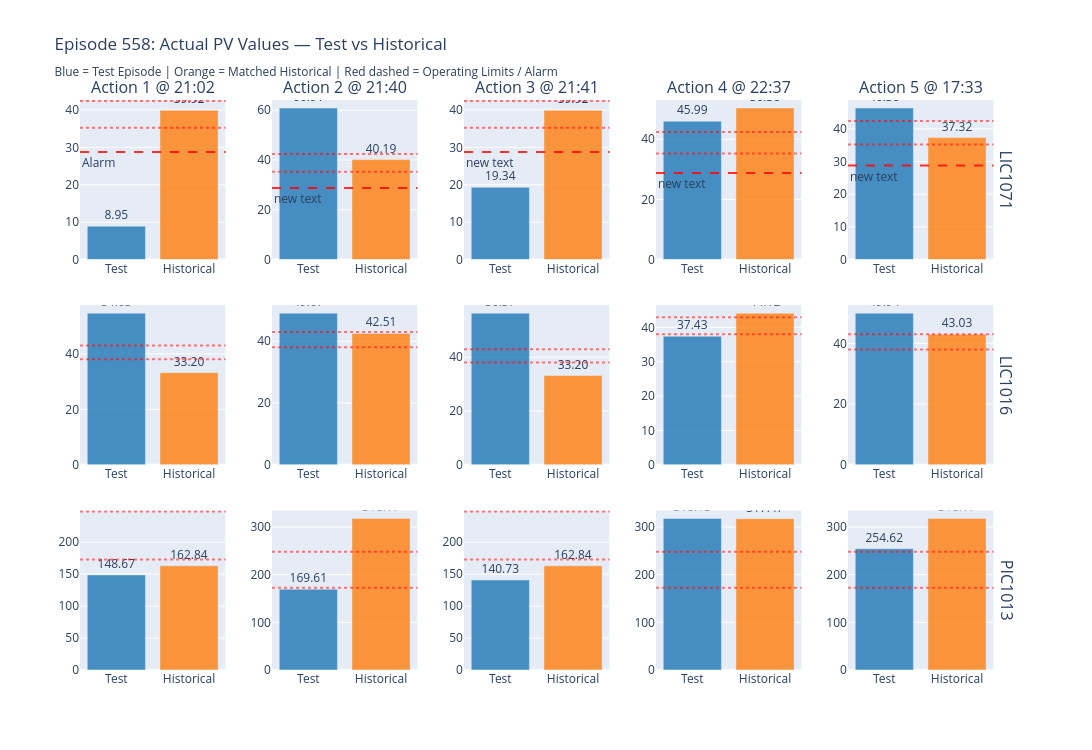

Notebook code for this chart:
### Markdown cell above
---
## Plot 2: Grouped Bar Charts — Raw PV Values Side by Side

For each action timestamp, show **actual PV values** as grouped bars (test vs historical) for each configured tag. 

Since tags have different scales, each tag gets its own row with consistent y-axis. Operating limits are shown as horizontal dashed lines for reference.

### Code cell
def plot_bar_comparison(comparison_records, comparison_tags=COMPARISON_TAGS):
    """
    Grouped bar chart: actual PV values test vs historical.
    Each tag gets its own row (different y-scales), each action gets a column.
    Operating limits shown as horizontal dashed lines.
    """
    n_actions = len(comparison_records)
    if n_actions == 0:
        print("No comparison records to plot.")
        return None
    
    episode_id = comparison_records[0]['episode_id']
    n_tags = len(comparison_tags)
    max_cols = min(n_actions, 5)
    
    fig = make_subplots(
        rows=n_tags, cols=max_cols,
        subplot_titles=[
            f"Action {comparison_records[i]['action_group']} @ {comparison_records[i]['action_time'].strftime('%H:%M')}"
            if i < max_cols else '' for i in range(max_cols)
        ] + ['' for _ in range((n_tags - 1) * max_cols)],
        vertical_spacing=0.08,
        horizontal_spacing=0.05,
        row_titles=[t.replace('03', '').replace('_', '') for t in comparison_tags],
    )
    
    for i, record in enumerate(comparison_records[:max_cols]):
        col = i + 1
        sim = record.get('similarity', 0)
        
        for j, tag in enumerate(comparison_tags):
            row = j + 1
            t_pv = record.get(f'{tag}_test_pv', 0) or 0
            h_pv = record.get(f'{tag}_hist_pv', 0) or 0
            limits = op_limits.get(tag, None)
            
            fig.add_trace(go.Bar(
                x=['Test', 'Historical'],
                y=[t_pv, h_pv],
                marker_color=['rgba(31, 119, 180, 0.8)', 'rgba(255, 127, 14, 0.8)'],
                showlegend=False,
                text=[f'{t_pv:.2f}', f'{h_pv:.2f}'],
                textposition='outside',
                hovertemplate=f'{tag}<br>%{{x}}: %{{y:.2f}}<extra></extra>'
            ), row=row, col=col)
            
            # Add operating limit lines
            if limits:
                xref = f'x{(row-1)*max_cols + col}' if (row-1)*max_cols + col > 1 else 'x'
                yref = f'y{(row-1)*max_cols + col}' if (row-1)*max_cols + col > 1 else 'y'
                fig.add_hline(
                    y=limits['lower'], line_dash='dot', line_color='red', opacity=0.5,
                    row=row, col=col
                )
                fig.add_hline(
                    y=limits['upper'], line_dash='dot', line_color='red', opacity=0.5,
                    row=row, col=col
                )
                
                # Add alarm threshold for target tag
                if tag == TARGET_TAG:
                    fig.add_hline(
                        y=ALARM_THRESHOLD, line_dash='dash', line_color='red', opacity=0.8,
                        row=row, col=col,
                        annotation_text='Alarm' if col == 1 else None,
                        annotation_position='bottom left'
                    )
    
    fig.update_layout(
        title=f'Episode {episode_id}: Actual PV Values — Test vs Historical<br>'
              f'<sub>Blue = Test Episode | Orange = Matched Historical | Red dashed = Operating Limits / Alarm</sub>',
        height=250 * n_tags,
        width=220 * max_cols + 100,
        showlegend=False,
    )
    
    return fig


# Demo
if len(test_comparison) > 0:
    fig_bar = plot_bar_comparison(test_comparison)
    fig_bar.show()

### Figure 1 — Plotly figure (JSON) as saved in the notebook; plotly's stock layout.template omitted (floating-point values rounded to 4 significant figures)
{"data": [{"hovertemplate": "03LIC_1071<br>%{x}: %{y:.2f}<extra></extra>", "marker": {"color": ["rgba(31, 119, 180, 0.8)", "rgba(255, 127, 14, 0.8)"]}, "showlegend": false, "text": ["8.95", "39.92"], "textposition": "outside", "type": "bar", "x": ["Test", "Historical"], "xaxis": "x", "y": [8.952, 39.92], "yaxis": "y"}, {"hovertemplate": "03LIC_1016<br>%{x}: %{y:.2f}<extra></extra>", "marker": {"color": ["rgba(31, 119, 180, 0.8)", "rgba(255, 127, 14, 0.8)"]}, "showlegend": false, "text": ["54.65", "33.20"], "textposition": "outside", "type": "bar", "x": ["Test", "Historical"], "xaxis": "x6", "y": [54.65, 33.2], "yaxis": "y6"}, {"hovertemplate": "03PIC_1013<br>%{x}: %{y:.2f}<extra></extra>", "marker": {"color": ["rgba(31, 119, 180, 0.8)", "rgba(255, 127, 14, 0.8)"]}, "showlegend": false, "text": ["148.67", "162.84"], "textposition": "outside", "type": "bar", "x": ["Test", "Historical"], "xaxis": "x11", "y": [148.7, 162.8], "yaxis": "y11"}, {"hovertemplate": "03LIC_1071<br>%{x}: %{y:.2f}<extra></extra>", "marker": {"color": ["rgba(31, 119, 180, 0.8)", "rgba(255, 127, 14, 0.8)"]}, "showlegend": false, "text": ["60.91", "40.19"], "textposition": "outside", "type": "bar", "x": ["Test", "Historical"], "xaxis": "x2", "y": [60.91, 40.19], "yaxis": "y2"}, {"hovertemplate": "03LIC_1016<br>%{x}: %{y:.2f}<extra></extra>", "marker": {"color": ["rgba(31, 119, 180, 0.8)", "rgba(255, 127, 14, 0.8)"]}, "showlegend": false, "text": ["49.07", "42.51"], "textposition": "outside", "type": "bar", "x": ["Test", "Historical"], "xaxis": "x7", "y": [49.07, 42.51], "yaxis": "y7"}, {"hovertemplate": "03PIC_1013<br>%{x}: %{y:.2f}<extra></extra>", "marker": {"color": ["rgba(31, 119, 180, 0.8)", "rgba(255, 127, 14, 0.8)"]}, "showlegend": false, "text": ["169.61", "318.17"], "textposition": "outside", "type": "bar", "x": ["Test", "Historical"], "xaxis": "x12", "y": [169.6, 318.2], "yaxis": "y12"}, {"hovertemplate": "03LIC_1071<br>%{x}: %{y:.2f}<extra></extra>", "marker": {"color": ["rgba(31, 119, 180, 0.8)", "rgba(255, 127, 14, 0.8)"]}, "showlegend": false, "text": ["19.34", "39.92"], "textposition": "outside", "type": "bar", "x": ["Test", "Historical"], "xaxis": "x3", "y": [19.34, 39.92], "yaxis": "y3"}, {"hovertemplate": "03LIC_1016<br>%{x}: %{y:.2f}<extra></extra>", "marker": {"color": ["rgba(31, 119, 180, 0.8)", "rgba(255, 127, 14, 0.8)"]}, "showlegend": false, "text": ["56.37", "33.20"], "textposition": "outside", "type": "bar", "x": ["Test", "Historical"], "xaxis": "x8", "y": [56.37, 33.2], "yaxis": "y8"}, {"hovertemplate": "03PIC_1013<br>%{x}: %{y:.2f}<extra></extra>", "marker": {"color": ["rgba(31, 119, 180, 0.8)", "rgba(255, 127, 14, 0.8)"]}, "showlegend": false, "text": ["140.73", "162.84"], "textposition": "outside", "type": "bar", "x": ["Test", "Historical"], "xaxis": "x13", "y": [140.7, 162.8], "yaxis": "y13"}, {"hovertemplate": "03LIC_1071<br>%{x}: %{y:.2f}<extra></extra>", "marker": {"color": ["rgba(31, 119, 180, 0.8)", "rgba(255, 127, 14, 0.8)"]}, "showlegend": false, "text": ["45.99", "50.38"], "textposition": "outside", "type": "bar", "x": ["Test", "Historical"], "xaxis": "x4", "y": [45.99, 50.38], "yaxis": "y4"}, {"hovertemplate": "03LIC_1016<br>%{x}: %{y:.2f}<extra></extra>", "marker": {"color": ["rgba(31, 119, 180, 0.8)", "rgba(255, 127, 14, 0.8)"]}, "showlegend": false, "text": ["37.43", "44.12"], "textposition": "outside", "type": "bar", "x": ["Test", "Historical"], "xaxis": "x9", "y": [37.43, 44.12], "yaxis": "y9"}, {"hovertemplate": "03PIC_1013<br>%{x}: %{y:.2f}<extra></extra>", "marker": {"color": ["rgba(31, 119, 180, 0.8)", "rgba(255, 127, 14, 0.8)"]}, "showlegend": false, "text": ["318.13", "317.47"], "textposition": "outside", "type": "bar", "x": ["Test", "Historical"], "xaxis": "x14", "y": [318.1, 317.5], "yaxis": "y14"}, {"hovertemplate": "03LIC_1071<br>%{x}: %{y:.2f}<extra></extra>", "marker": {"color": ["rgba(31, 119, 180, 0.8)", "rgba(255, 127, 14, 0.8)"]}, "showlegend": false, "text": ["46.38", "37.32"], "textposition": "outside", "type": "bar", "x": ["Test", "Historical"], "xaxis": "x5", "y": [46.38, 37.32], "yaxis": "y5"}, {"hovertemplate": "03LIC_1016<br>%{x}: %{y:.2f}<extra></extra>", "marker": {"color": ["rgba(31, 119, 180, 0.8)", "rgba(255, 127, 14, 0.8)"]}, "showlegend": false, "text": ["49.94", "43.03"], "textposition": "outside", "type": "bar", "x": ["Test", "Historical"], "xaxis": "x10", "y": [49.94, 43.03], "yaxis": "y10"}, {"hovertemplate": "03PIC_1013<br>%{x}: %{y:.2f}<extra></extra>", "marker": {"color": ["rgba(31, 119, 180, 0.8)", "rgba(255, 127, 14, 0.8)"]}, "showlegend": false, "text": ["254.62", "318.17"], "textposition": "outside", "type": "bar", "x": ["Test", "Historical"], "xaxis": "x15", "y": [254.6, 318.2], "yaxis": "y15"}], "layout": {"annotations": [{"font": {"size": 16}, "showarrow": false, "text": "Action 1 @ 21:02", "x": 0.078, "xanchor": "center", "xref": "paper", "y": 1, "yanchor": "bottom", "yref": "paper"}, {"font": {"size": 16}, "showarrow": false, "text": "Action 2 @ 21:40", "x": 0.284, "xanchor": "center", "xref": "paper", "y": 1, "yanchor": "bottom", "yref": "paper"}, {"font": {"size": 16}, "showarrow": false, "text": "Action 3 @ 21:41", "x": 0.49, "xanchor": "center", "xref": "paper", "y": 1, "yanchor": "bottom", "yref": "paper"}, {"font": {"size": 16}, "showarrow": false, "text": "Action 4 @ 22:37", "x": 0.696, "xanchor": "center", "xref": "paper", "y": 1, "yanchor": "bottom", "yref": "paper"}, {"font": {"size": 16}, "showarrow": false, "text": "Action 5 @ 17:33", "x": 0.902, "xanchor": "center", "xref": "paper", "y": 1, "yanchor": "bottom", "yref": "paper"}, {"font": {"size": 16}, "showarrow": false, "text": "LIC1071", "textangle": 90, "x": 0.98, "xanchor": "left", "xref": "paper", "y": 0.86, "yanchor": "middle", "yref": "paper"}, {"font": {"size": 16}, "showarrow": false, "text": "LIC1016", "textangle": 90, "x": 0.98, "xanchor": "left", "xref": "paper", "y": 0.5, "yanchor": "middle", "yref": "paper"}, {"font": {"size": 16}, "showarrow": false, "text": "PIC1013", "textangle": 90, "x": 0.98, "xanchor": "left", "xref": "paper", "y": 0.14, "yanchor": "middle", "yref": "paper"}, {"showarrow": false, "text": "Alarm", "x": 0, "xanchor": "left", "xref": "x domain", "y": 28.75, "yanchor": "top", "yref": "y"}, {"showarrow": false, "x": 0, "xanchor": "left", "xref": "x2 domain", "y": 28.75, "yanchor": "top", "yref": "y2"}, {"showarrow": false, "x": 0, "xanchor": "left", "xref": "x3 domain", "y": 28.75, "yanchor": "top", "yref": "y3"}, {"showarrow": false, "x": 0, "xanchor": "left", "xref": "x4 domain", "y": 28.75, "yanchor": "top", "yref": "y4"}, {"showarrow": false, "x": 0, "xanchor": "left", "xref": "x5 domain", "y": 28.75, "yanchor": "top", "yref": "y5"}], "height": 750, "shapes": [{"line": {"color": "red", "dash": "dot"}, "opacity": 0.5, "type": "line", "x0": 0, "x1": 1, "xref": "x domain", "y0": 35.25, "y1": 35.25, "yref": "y"}, {"line": {"color": "red", "dash": "dot"}, "opacity": 0.5, "type": "line", "x0": 0, "x1": 1, "xref": "x domain", "y0": 42.41, "y1": 42.41, "yref": "y"}, {"line": {"color": "red", "dash": "dash"}, "opacity": 0.8, "type": "line", "x0": 0, "x1": 1, "xref": "x domain", "y0": 28.75, "y1": 28.75, "yref": "y"}, {"line": {"color": "red", "dash": "dot"}, "opacity": 0.5, "type": "line", "x0": 0, "x1": 1, "xref": "x6 domain", "y0": 38.01, "y1": 38.01, "yref": "y6"}, {"line": {"color": "red", "dash": "dot"}, "opacity": 0.5, "type": "line", "x0": 0, "x1": 1, "xref": "x6 domain", "y0": 42.96, "y1": 42.96, "yref": "y6"}, {"line": {"color": "red", "dash": "dot"}, "opacity": 0.5, "type": "line", "x0": 0, "x1": 1, "xref": "x11 domain", "y0": 172.8, "y1": 172.8, "yref": "y11"}, {"line": {"color": "red", "dash": "dot"}, "opacity": 0.5, "type": "line", "x0": 0, "x1": 1, "xref": "x11 domain", "y0": 248.0, "y1": 248.0, "yref": "y11"}, {"line": {"color": "red", "dash": "dot"}, "opacity": 0.5, "type": "line", "x0": 0, "x1": 1, "xref": "x2 domain", "y0": 35.25, "y1": 35.25, "yref": "y2"}, {"line": {"color": "red", "dash": "dot"}, "opacity": 0.5, "type": "line", "x0": 0, "x1": 1, "xref": "x2 domain", "y0": 42.41, "y1": 42.41, "yref": "y2"}, {"line": {"color": "red", "dash": "dash"}, "opacity": 0.8, "type": "line", "x0": 0, "x1": 1, "xref": "x2 domain", "y0": 28.75, "y1": 28.75, "yref": "y2"}, {"line": {"color": "red", "dash": "dot"}, "opacity": 0.5, "type": "line", "x0": 0, "x1": 1, "xref": "x7 domain", "y0": 38.01, "y1": 38.01, "yref": "y7"}, {"line": {"color": "red", "dash": "dot"}, "opacity": 0.5, "type": "line", "x0": 0, "x1": 1, "xref": "x7 domain", "y0": 42.96, "y1": 42.96, "yref": "y7"}, {"line": {"color": "red", "dash": "dot"}, "opacity": 0.5, "type": "line", "x0": 0, "x1": 1, "xref": "x12 domain", "y0": 172.8, "y1": 172.8, "yref": "y12"}, {"line": {"color": "red", "dash": "dot"}, "opacity": 0.5, "type": "line", "x0": 0, "x1": 1, "xref": "x12 domain", "y0": 248.0, "y1": 248.0, "yref": "y12"}, {"line": {"color": "red", "dash": "dot"}, "opacity": 0.5, "type": "line", "x0": 0, "x1": 1, "xref": "x3 domain", "y0": 35.25, "y1": 35.25, "yref": "y3"}, {"line": {"color": "red", "dash": "dot"}, "opacity": 0.5, "type": "line", "x0": 0, "x1": 1, "xref": "x3 domain", "y0": 42.41, "y1": 42.41, "yref": "y3"}, {"line": {"color": "red", "dash": "dash"}, "opacity": 0.8, "type": "line", "x0": 0, "x1": 1, "xref": "x3 domain", "y0": 28.75, "y1": 28.75, "yref": "y3"}, {"line": {"color": "red", "dash": "dot"}, "opacity": 0.5, "type": "line", "x0": 0, "x1": 1, "xref": "x8 domain", "y0": 38.01, "y1": 38.01, "yref": "y8"}, {"line": {"color": "red", "dash": "dot"}, "opacity": 0.5, "type": "line", "x0": 0, "x1": 1, "xref": "x8 domain", "y0": 42.96, "y1": 42.96, "yref": "y8"}, {"line": {"color": "red", "dash": "dot"}, "opacity": 0.5, "type": "line", "x0": 0, "x1": 1, "xref": "x13 domain", "y0": 172.8, "y1": 172.8, "yref": "y13"}, {"line": {"color": "red", "dash": "dot"}, "opacity": 0.5, "type": "line", "x0": 0, "x1": 1, "xref": "x13 domain", "y0": 248.0, "y1": 248.0, "yref": "y13"}, {"line": {"color": "red", "dash": "dot"}, "opacity": 0.5, "type": "line", "x0": 0, "x1": 1, "xref": "x4 domain", "y0": 35.25, "y1": 35.25, "yref": "y4"}, {"line": {"color": "red", "dash": "dot"}, "opacity": 0.5, "type": "line", "x0": 0, "x1": 1, "xref": "x4 domain", "y0": 42.41, "y1": 42.41, "yref": "y4"}, {"line": {"color": "red", "dash": "dash"}, "opacity": 0.8, "type": "line", "x0": 0, "x1": 1, "xref": "x4 domain", "y0": 28.75, "y1": 28.75, "yref": "y4"}, {"line": {"color": "red", "dash": "dot"}, "opacity": 0.5, "type": "line", "x0": 0, "x1": 1, "xref": "x9 domain", "y0": 38.01, "y1": 38.01, "yref": "y9"}, {"line": {"color": "red", "dash": "dot"}, "opacity": 0.5, "type": "line", "x0": 0, "x1": 1, "xref": "x9 domain", "y0": 42.96, "y1": 42.96, "yref": "y9"}, {"line": {"color": "red", "dash": "dot"}, "opacity": 0.5, "type": "line", "x0": 0, "x1": 1, "xref": "x14 domain", "y0": 172.8, "y1": 172.8, "yref": "y14"}, {"line": {"color": "red", "dash": "dot"}, "opacity": 0.5, "type": "line", "x0": 0, "x1": 1, "xref": "x14 domain", "y0": 248.0, "y1": 248.0, "yref": "y14"}, {"line": {"color": "red", "dash": "dot"}, "opacity": 0.5, "type": "line", "x0": 0, "x1": 1, "xref": "x5 domain", "y0": 35.25, "y1": 35.25, "yref": "y5"}, {"line": {"color": "red", "dash": "dot"}, "opacity": 0.5, "type": "line", "x0": 0, "x1": 1, "xref": "x5 domain", "y0": 42.41, "y1": 42.41, "yref": "y5"}, {"line": {"color": "red", "dash": "dash"}, "opacity": 0.8, "type": "line", "x0": 0, "x1": 1, "xref": "x5 domain", "y0": 28.75, "y1": 28.75, "yref": "y5"}, {"line": {"color": "red", "dash": "dot"}, "opacity": 0.5, "type": "line", "x0": 0, "x1": 1, "xref": "x10 domain", "y0": 38.01, "y1": 38.01, "yref": "y10"}, {"line": {"color": "red", "dash": "dot"}, "opacity": 0.5, "type": "line", "x0": 0, "x1": 1, "xref": "x10 domain", "y0": 42.96, "y1": 42.96, "yref": "y10"}, {"line": {"color": "red", "dash": "dot"}, "opacity": 0.5, "type": "line", "x0": 0, "x1": 1, "xref": "x15 domain", "y0": 172.8, "y1": 172.8, "yref": "y15"}, {"line": {"color": "red", "dash": "dot"}, "opacity": 0.5, "type": "line", "x0": 0, "x1": 1, "xref": "x15 domain", "y0": 248.0, "y1": 248.0, "yref": "y15"}], "showlegend": false, "title": {"text": "Episode 558: Actual PV Values — Test vs Historical<br><sub>Blue = Test Episode | Orange = Matched Historical | Red dashed = Operating Limits / Alarm</sub>"}, "width": 1200, "xaxis": {"anchor": "y", "domain": [0, 0.156]}, "xaxis10": {"anchor": "y10", "domain": [0.824, 0.98]}, "xaxis11": {"anchor": "y11", "domain": [0, 0.156]}, "xaxis12": {"anchor": "y12", "domain": [0.206, 0.362]}, "xaxis13": {"anchor": "y13", "domain": [0.412, 0.568]}, "xaxis14": {"anchor": "y14", "domain": [0.618, 0.774]}, "xaxis15": {"anchor": "y15", "domain": [0.824, 0.98]}, "xaxis2": {"anchor": "y2", "domain": [0.206, 0.362]}, "xaxis3": {"anchor": "y3", "domain": [0.412, 0.568]}, "xaxis4": {"anchor": "y4", "domain": [0.618, 0.774]}, "xaxis5": {"anchor": "y5", "domain": [0.824, 0.98]}, "xaxis6": {"anchor": "y6", "domain": [0, 0.156]}, "xaxis7": {"anchor": "y7", "domain": [0.206, 0.362]}, "xaxis8": {"anchor": "y8", "domain": [0.412, 0.568]}, "xaxis9": {"anchor": "y9", "domain": [0.618, 0.774]}, "yaxis": {"anchor": "x", "domain": [0.72, 1]}, "yaxis10": {"anchor": "x10", "domain": [0.36, 0.64]}, "yaxis11": {"anchor": "x11", "domain": [0, 0.28]}, "yaxis12": {"anchor": "x12", "domain": [0, 0.28]}, "yaxis13": {"anchor": "x13", "domain": [0, 0.28]}, "yaxis14": {"anchor": "x14", "domain": [0, 0.28]}, "yaxis15": {"anchor": "x15", "domain": [0, 0.28]}, "yaxis2": {"anchor": "x2", "domain": [0.72, 1]}, "yaxis3": {"anchor": "x3", "domain": [0.72, 1]}, "yaxis4": {"anchor": "x4", "domain": [0.72, 1]}, "yaxis5": {"anchor": "x5", "domain": [0.72, 1]}, "yaxis6": {"anchor": "x6", "domain": [0.36, 0.64]}, "yaxis7": {"anchor": "x7", "domain": [0.36, 0.64]}, "yaxis8": {"anchor": "x8", "domain": [0.36, 0.64]}, "yaxis9": {"anchor": "x9", "domain": [0.36, 0.64]}}}
